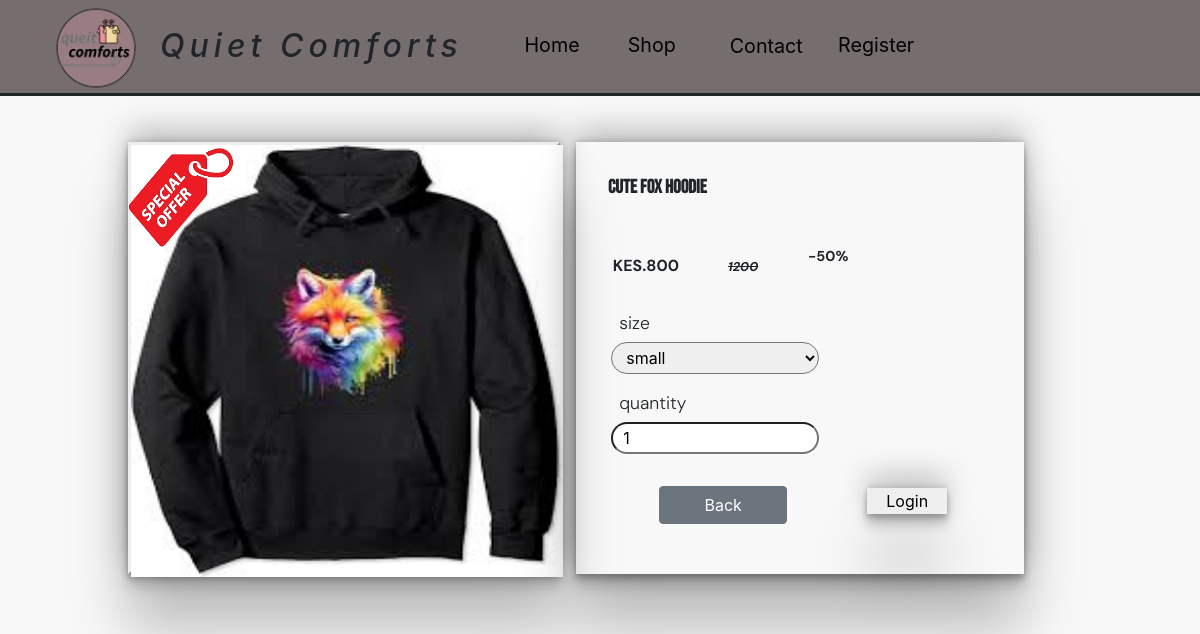
Screenshot of /product/4/ with the database file from the repository.
### main/models.py (models this page shows, shortened)
class Clothe(models.Model):
    User = models.ForeignKey(User, on_delete=models.CASCADE, related_name="clothe")
    category = models.CharField(max_length=8, choices=item_categories)
    name = models.CharField(max_length=50)
    image = models.ImageField(upload_to="itemsImages")
    price = models.CharField(max_length=10)
    desc = models.CharField(max_length=200)
    color = models.CharField(max_length=8, choices=item_colors)
    size = models.CharField(max_length=15, choices=item_sizes)
    stockCount = models.CharField(max_length=5)
    offer = models.CharField(max_length=8, choices=item_offer, default="No")
    old_price = models.CharField(max_length=10, default=0)

### main/views.py (the view)
# urls.py: path("product/<int:id>/",views.productInfo,name="productInfo"),
def productInfo(request,id):
    cart = Cart(request)
    cart_products = cart.get_products()
    discount = 0
    inCart = [product.id for product in cart_products]
    product = Clothe.objects.get(id=id)
    perc_disc = 0
    if product.offer == "yes":
        diff = (int(product.old_price) - int(product.price))
        discount = diff / int(product.price) * 100
    context = {
        'product':product,
        'inCart':inCart,
        'discount' : int(discount),
    }
    return render(request,'main/productInfo.html',{"context":context})

### cart/cart.py (called while the page is built)
    def get_products(self):
        product_ids = self.cart.keys()
        products = Clothe.objects.filter(id__in=product_ids)
        return products

### cart/context_processors.py (called while the page is built)
def cart(request):
    return {
        'cart':Cart(request)
    }

### main/templates/main/productInfo.html (shortened to what this page needs)
{% extends "main/base.html" %}
{% load static %}
{% block content %}
<div class="shop-body-container">
    <div class="product-info" >
        {% if context.product.offer == "yes" %}
            <img src="{% static 'images/offer.png' %} " alt="null" class="view-offer-banner">
        {% endif %}
        <div class="view-image-container">
            <img src="{{context.product.image.url}}" alt="null" id="item_image">
        </div>
        <div class="view-item-info">
            <p id="view_item_name">{{context.product.name}}</p>
            {% if context.product.offer == "yes" %}
                <p class="view-old-price" id="old_price"> {{ context.product.old_price }} </p>
                <p class="view-item-discount" id="discount"> -{{ context.discount }}% </p>
            {% endif %}
            <p class="item-view-price" id="price">KES.{{context.product.price}}</p>
            <p id="item_view_size">size</p>
            <select id="view_select" class="select-view">
                <option value="small">small</option>
              </select>
            <p id="view_quantity">quantity</p><input  type="text" id="view_quantity_input" value="1">
            {% if context.product.id in context.inCart %}
                <a {% if request.user.is_authenticated %}
                href="{% url "checkout" %}"
                {% else %}]
                    href="{% url "login" %}"
                {% endif %}
                id="toPaylink"><button class="btn btn-success buy-now-btn">Check Out</button></a>
            {% else %}
            <a href="{% url "shop" %}"><button class="btn btn-secondary buy-now-btn">Back</button>
             {% endif %}
            {% if request.user.is_authenticated and context.product.id not in context.inCart %}
                <button class="view-item-cart" id='addCart_btn'  value = {{ context.product.id }} ><i class="fa-solid fa-cart-shopping"></i></button>
            {% elif request.user.is_authenticated and context.product.id in context.inCart %}
            <button class=" btn btn-danger view-item-rmv" data-index={{ context.product.id }} >Remove</button>
            {% else %}
            <button class="view-item-cart"> <a href=" {% url "login" %} " id="cart_login">Login</a> </button>
            {% endif %}
        </div>
    </div>
</div>
{% endblock %}

### static/css/main.css (style rules this page uses)
html { background-color: rgb(255, 255, 255); }
html a { color: black; text-decoration: none; }
.shop-body-container { width: 100vw; height: 100vh; background-color: rgb(248, 248, 248); margin-top: 30px; padding-top: 5rem; }
.product-info { margin-left: 7rem; margin-top: 1rem; display: flex; left: 0; top: 0; width: 60rem; height: 30rem; background-color:inherit; }
.view-image-container { height:27rem; width: 27rem; margin-top: 1rem; margin-left: 1rem; border-style: outset; box-shadow: rgba(0, 0, 0, 0.25) 0px 54px 55px, rgba(0, 0, 0, 0.25) 0px -12px 30px, rgba(0, 0, 0, 0.25) 0px 4px 6px, rgba(0, 0, 0, 0.17) 0px 12px 13px, rgba(0, 0, 0, 0.09) 0px -3px 5px; }
.view-image-container img { height: inherit; width: inherit; }
.view-item-info { height:27rem; width: 28rem; margin-top: 1rem; margin-left: 1rem; box-shadow: rgba(0, 0, 0, 0.25) 0px 54px 55px, rgba(0, 0, 0, 0.25) 0px -12px 30px, rgba(0, 0, 0, 0.25) 0px 4px 6px, rgba(0, 0, 0, 0.17) 0px 12px 13px, rgba(0, 0, 0, 0.09) 0px -3px 5px; }
#view_item_name { margin-top: 2rem; margin-left: 2rem; font-family: "Bebas Neue", sans-serif; font-weight: 900; font-style: normal; font-size: 1.2rem; width: 20rem; text-align: left; height:8rem; overflow-wrap: break-word; }
.item-view-price { text-align: left; margin-left: 2.3rem; overflow-wrap:break-word ; font-family: "DM Sans",sans-serif; margin-top: -4rem; font-weight: bolder; }
.view-old-price { text-align: left; margin-left: 9.5rem; margin-top: -3.8rem; overflow-wrap:break-word ; font-family: "DM Sans",sans-serif; font-weight: bolder; position: absolute; font-size: .8rem; text-decoration: line-through; font-style: italic; }
.view-item-discount { text-align: left; margin-left: 14.5rem; margin-top: -4.5rem; overflow-wrap:break-word ; font-family: "DM Sans",sans-serif; font-weight: bolder; position: absolute; font-size: .9rem; }
#item_view_size { text-align: left; margin-left: 2.7rem; margin-top: 1rem; overflow-wrap:break-word ; font-family: "DM Sans",sans-serif; font-weight: 300; position: absolute; font-size: 1.1rem; }
.select-view { height: 2rem; margin-left: 2.2rem; margin-top: 3rem; width:13rem; border-radius: 1rem; padding-inline-start: 10px; }
#view_quantity { text-align: left; margin-left: 2.7rem; margin-top: 1rem; overflow-wrap:break-word ; font-family: "DM Sans",sans-serif; font-weight: 300; position: absolute; font-size: 1.1rem; }
#view_quantity_input { height: 2rem; margin-left: 2.2rem; margin-top: 3rem; width:13rem; border-radius: 1rem; padding-inline-start: 10px; }
.buy-now-btn { position: absolute; margin-top: 7rem; width: 8rem; margin-left: -10rem; }
.view-item-cart { position: absolute; margin-top: 7.1rem; width: 5rem; margin-left: 3rem; border: none; box-shadow: rgba(0, 0, 0, 0.25) 0px 54px 55px, rgba(0, 0, 0, 0.25) 0px -12px 30px, rgba(0, 0, 0, 0.25) 0px 4px 6px, rgba(0, 0, 0, 0.17) 0px 12px 13px, rgba(0, 0, 0, 0.09) 0px -3px 5px; }
.view-offer-banner { height: 7rem; width: 7rem; margin-left: .8rem; margin-top: 1rem; position: absolute; }

### rows the page displays
Clothe: product.image (picture), product.name "CUTE FOX HOODIE", product.old_price "1200", product.price "800"

### other values shown
{{ context.discount }} "50"
